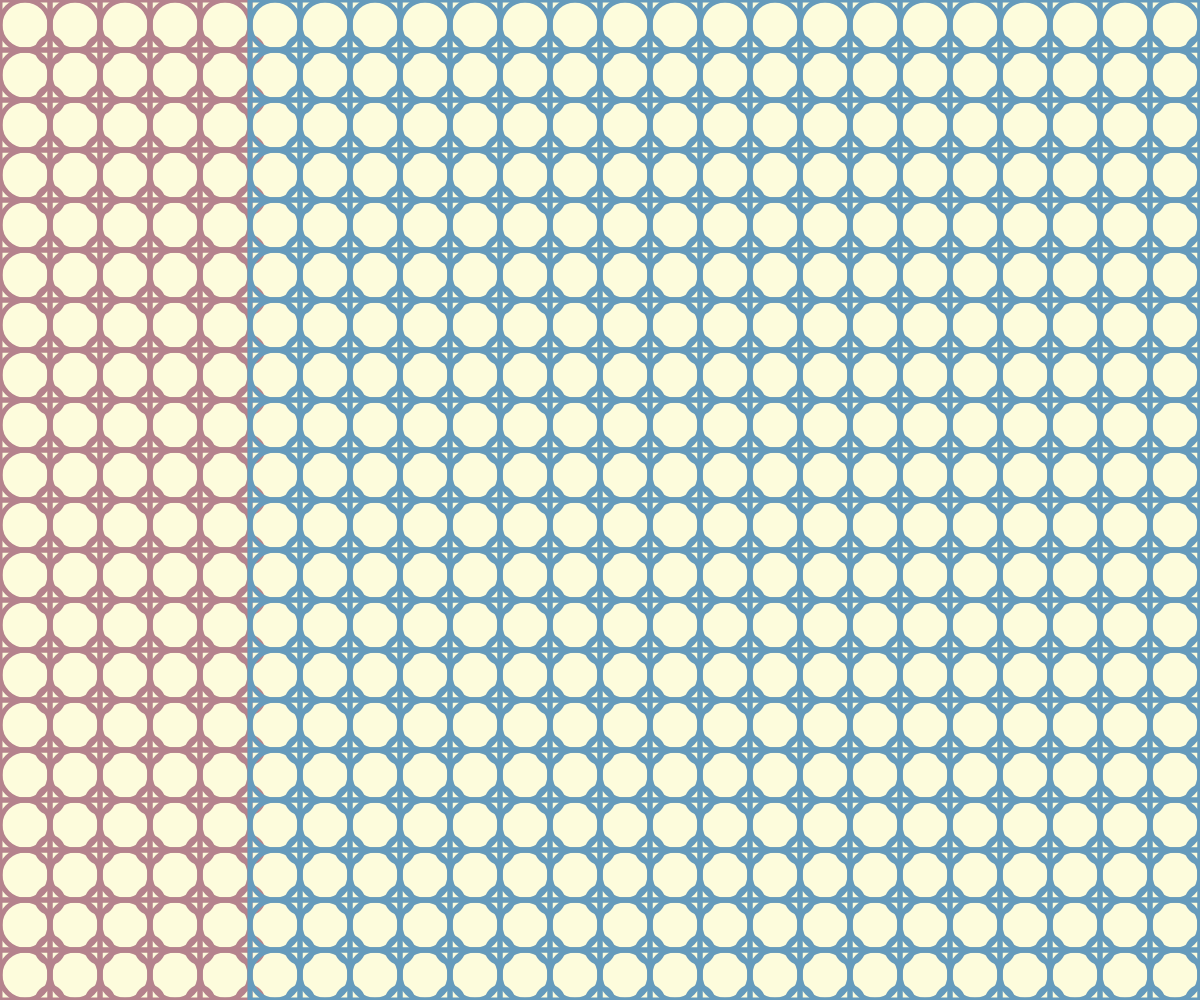
Frame 1 (no input)
Frame 60 (no input): identical to frame 1, image omitted
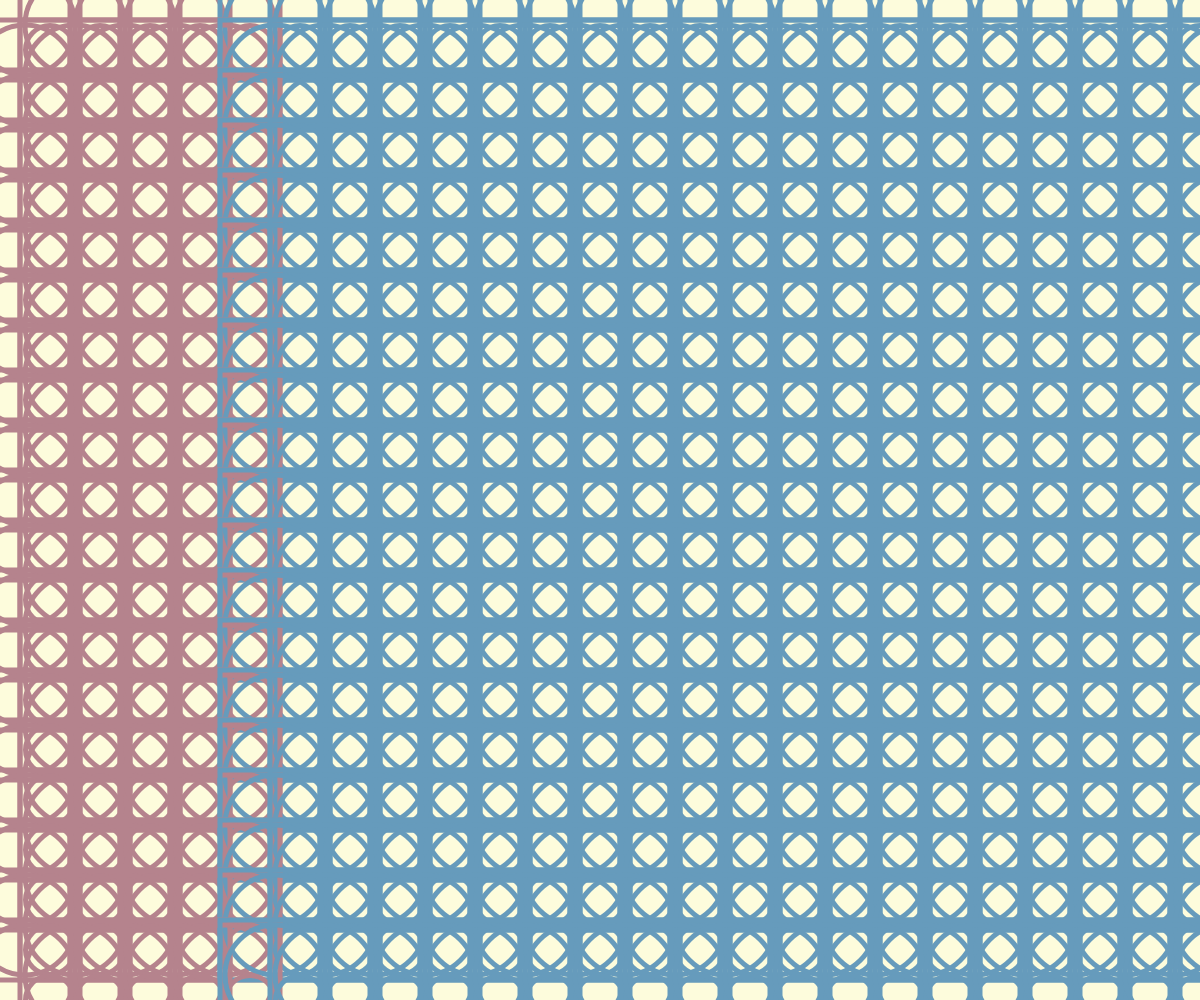
Frame 120 (the mouse pressed at the canvas centre since frame 60)

The p5.js sketch that drew these frames (run headless with seeded random() and noise() and a simulated clock; from frame 60 on, the mouse is pressed at the canvas centre):

// p5.js sketch
// ── sketch.js



function setup() { //設定初始內容，只會執行一次
  createCanvas(windowWidth, windowHeight); //產生一個畫布
  background("#fdfcdc") //設定背景顏色
}

function draw() { //畫圖，每秒會畫60次
  //background(220); //灰白色(0黑~255白)
  background("#fdfcdc")
  rectMode(CENTER) //設定方形的座標點放在方形中間
  noFill() //以下所畫的物件，不要充滿顏色
  stroke("#f08080") //框線顏色
  strokeWeight(5) //框線的粗細
  //宣告變數
  var rect_width = 50 +mouseX/10 //方形的寬度
  var bc_width = 50 +mouseY/10  //大圓的寬度
  var sc_width =25 +mouseX/25   //小圓的寬度
  //for迴圈
  //i=0: i為變數，要i從0開始(設定i的初始值)
  //i<20:條件判斷，當條件成立時，就繼續進到迴圈內的程式碼執行
  //i=i+1 :i值每次改變的差距值，當回圈內程式碼執行一次完畢後，1值會自動+1
  for(let j=0;j<20;j=j+1){ //產生第幾排，共20排
   for(let i=0;i<40;i=i+1){ //產生一整排的物件(兩個圓加上一個方形)，每排有40圓物件
    if(i<5){ //第0~4排共5排設定的顏色
      stroke("#b5838d")
    }else if(i<10) { //第5~9排共五排設定的顏色
      stroke("#669bbc")
    }
    ellipse(25+50*i,25+50*j,bc_width) //座標(x軸,y軸,寬度,高度)
    rect(25+50*i,25+50*j,rect_width) //畫方形，在座標(x:25,y:25)畫一個直徑為50的方形
    ellipse(50+50*i,50+50*j,sc_width)//畫小圓



  }
 }  

}
